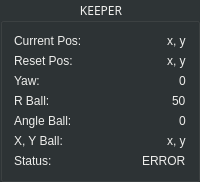
      <widget class="QGroupBox" name="groupBox_keeperinfo">
       <property name="palette">
        <palette>
         <active>
          <colorrole role="WindowText">
           <brush brushstyle="SolidPattern">
            <color alpha="255">
             <red>238</red>
             <green>238</green>
             <blue>236</blue>
            </color>
           </brush>
          </colorrole>
          <colorrole role="Button">
           <brush brushstyle="SolidPattern">
            <color alpha="255">
             <red>46</red>
             <green>52</green>
             <blue>54</blue>
            </color>
           </brush>
          </colorrole>
          <colorrole role="Base">
           <brush brushstyle="SolidPattern">
            <color alpha="255">
             <red>46</red>
             <green>52</green>
             <blue>54</blue>
            </color>
           </brush>
          </colorrole>
          <colorrole role="Window">
           <brush brushstyle="SolidPattern">
            <color alpha="255">
             <red>46</red>
             <green>52</green>
             <blue>54</blue>
            </color>
           </brush>
          </colorrole>
         </active>
         <inactive>
          <colorrole role="WindowText">
           <brush brushstyle="SolidPattern">
            <color alpha="255">
             <red>238</red>
             <green>238</green>
             <blue>236</blue>
            </color>
           </brush>
          </colorrole>
          <colorrole role="Button">
           <brush brushstyle="SolidPattern">
            <color alpha="255">
             <red>46</red>
             <green>52</green>
             <blue>54</blue>
            </color>
           </brush>
          </colorrole>
          <colorrole role="Base">
           <brush brushstyle="SolidPattern">
            <color alpha="255">
             <red>46</red>
             <green>52</green>
             <blue>54</blue>
            </color>
           </brush>
          </colorrole>
          <colorrole role="Window">
           <brush brushstyle="SolidPattern">
            <color alpha="255">
             <red>46</red>
             <green>52</green>
             <blue>54</blue>
            </color>
           </brush>
          </colorrole>
         </inactive>
         <disabled>
          <colorrole role="WindowText">
           <brush brushstyle="SolidPattern">
            <color alpha="255">
             <red>190</red>
             <green>190</green>
             <blue>190</blue>
            </color>
           </brush>
          </colorrole>
          <colorrole role="Button">
           <brush brushstyle="SolidPattern">
            <color alpha="255">
             <red>46</red>
             <green>52</green>
             <blue>54</blue>
            </color>
           </brush>
          </colorrole>
          <colorrole role="Base">
           <brush brushstyle="SolidPattern">
            <color alpha="255">
             <red>46</red>
             <green>52</green>
             <blue>54</blue>
            </color>
           </brush>
          </colorrole>
          <colorrole role="Window">
           <brush brushstyle="SolidPattern">
            <color alpha="255">
             <red>46</red>
             <green>52</green>
             <blue>54</blue>
            </color>
           </brush>
          </colorrole>
         </disabled>
        </palette>
       </property>
       <property name="font">
        <font>
         <family>Waree</family>
         <weight>50</weight>
         <italic>false</italic>
         <bold>false</bold>
        </font>
       </property>
       <property name="styleSheet">
        <string notr="true">font:white</string>
       </property>
       <property name="title">
        <string>KEEPER</string>
       </property>
       <property name="alignment">
        <set>Qt::AlignCenter</set>
       </property>
       <layout class="QGridLayout" name="gridLayout_5">
        <item row="5" column="1" alignment="Qt::AlignRight">
         <widget class="QLabel" name="label_48">
          <property name="styleSheet">
           <string notr="true">color: rgb(238, 238, 236);</string>
          </property>
          <property name="text">
           <string>x, y</string>
          </property>
         </widget>
        </item>
        <item row="5" column="0">
         <widget class="QLabel" name="label_49">
          <property name="styleSheet">
           <string notr="true">color: rgb(238, 238, 236);</string>
          </property>
          <property name="text">
           <string>X, Y Ball:</string>
          </property>
         </widget>
        </item>
        <item row="6" column="0">
         <widget class="QLabel" name="label_50">
          <property name="styleSheet">
           <string notr="true">color: rgb(238, 238, 236);</string>
          </property>
          <property name="text">
           <string>Status:</string>
          </property>
         </widget>
        </item>
        <item row="0" column="1" alignment="Qt::AlignRight|Qt::AlignVCenter">
         <widget class="QLabel" name="label_51">
          <property name="styleSheet">
           <string notr="true">color: rgb(238, 238, 236);</string>
          </property>
          <property name="text">
           <string>x, y</string>
          </property>
         </widget>
        </item>
        <item row="4" column="1" alignment="Qt::AlignRight">
         <widget class="QLabel" name="label_52">
          <property name="styleSheet">
           <string notr="true">color: rgb(238, 238, 236);</string>
          </property>
          <property name="text">
           <string>0</string>
          </property>
         </widget>
        </item>
        <item row="4" column="0">
         <widget class="QLabel" name="label_53">
          <property name="styleSheet">
           <string notr="true">color: rgb(238, 238, 236);</string>
          </property>
          <property name="text">
           <string>Angle Ball:</string>
          </property>
         </widget>
        </item>
        <item row="2" column="0">
         <widget class="QLabel" name="label_54">
          <property name="styleSheet">
           <string notr="true">color: rgb(238, 238, 236);</string>
          </property>
          <property name="text">
           <string>Yaw:</string>
          </property>
         </widget>
        </item>
        <item row="6" column="1" alignment="Qt::AlignRight">
         <widget class="QLabel" name="label_55">
          <property name="styleSheet">
           <string notr="true">color: rgb(238, 238, 236);</string>
          </property>
          <property name="text">
           <string>ERROR</string>
          </property>
         </widget>
        </item>
        <item row="3" column="1" alignment="Qt::AlignRight">
         <widget class="QLabel" name="label_56">
          <property name="styleSheet">
           <string notr="true">color: rgb(238, 238, 236);</string>
          </property>
          <property name="text">
           <string>50</string>
          </property>
         </widget>
        </item>
        <item row="0" column="0">
         <widget class="QLabel" name="label_57">
          <property name="font">
           <font>
            <weight>50</weight>
            <italic>false</italic>
            <bold>false</bold>
           </font>
          </property>
          <property name="styleSheet">
           <string notr="true">border-color: rgb(238, 238, 236);
color: rgb(238, 238, 236);</string>
          </property>
          <property name="text">
           <string>Current Pos:</string>
          </property>
         </widget>
        </item>
        <item row="1" column="1" alignment="Qt::AlignRight">
         <widget class="QLabel" name="label_58">
          <property name="styleSheet">
           <string notr="true">color: rgb(238, 238, 236);</string>
          </property>
          <property name="text">
           <string>x, y</string>
          </property>
         </widget>
        </item>
        <item row="1" column="0">
         <widget class="QLabel" name="label_59">
          <property name="styleSheet">
           <string notr="true">color: rgb(238, 238, 236);</string>
          </property>
          <property name="text">
           <string>Reset Pos:</string>
          </property>
         </widget>
        </item>
        <item row="2" column="1" alignment="Qt::AlignRight">
         <widget class="QLabel" name="label_60">
          <property name="styleSheet">
           <string notr="true">color: rgb(238, 238, 236);</string>
          </property>
          <property name="text">
           <string>0</string>
          </property>
         </widget>
        </item>
        <item row="3" column="0">
         <widget class="QLabel" name="label_61">
          <property name="styleSheet">
           <string notr="true">color: rgb(238, 238, 236);</string>
          </property>
          <property name="text">
           <string>R Ball:</string>
          </property>
         </widget>
        </item>
       </layout>
      </widget>
